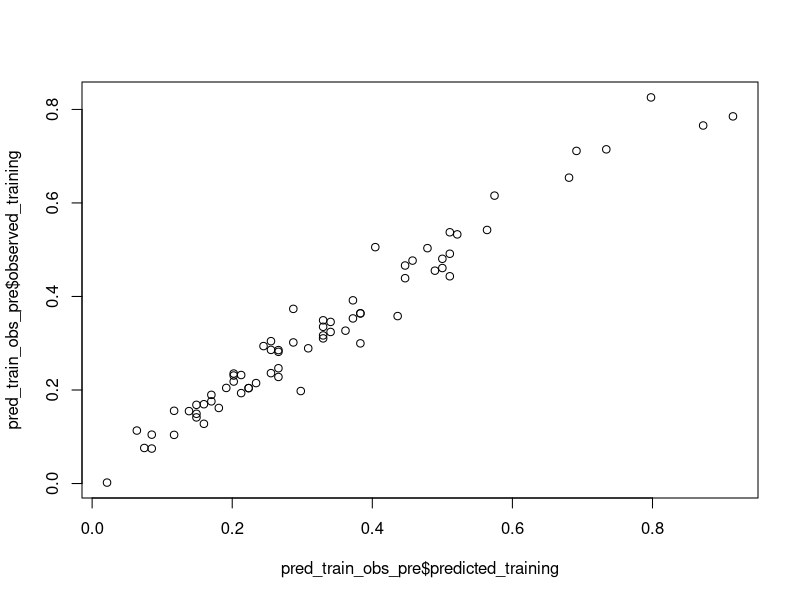
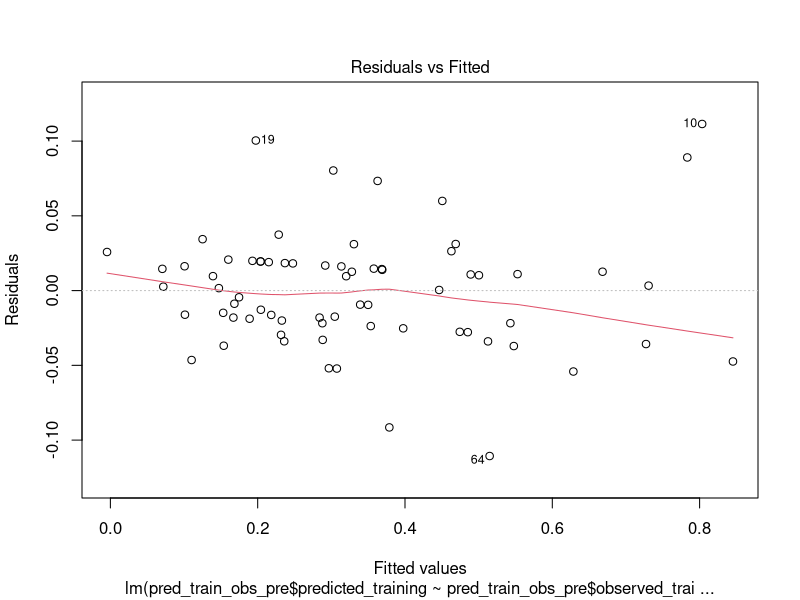
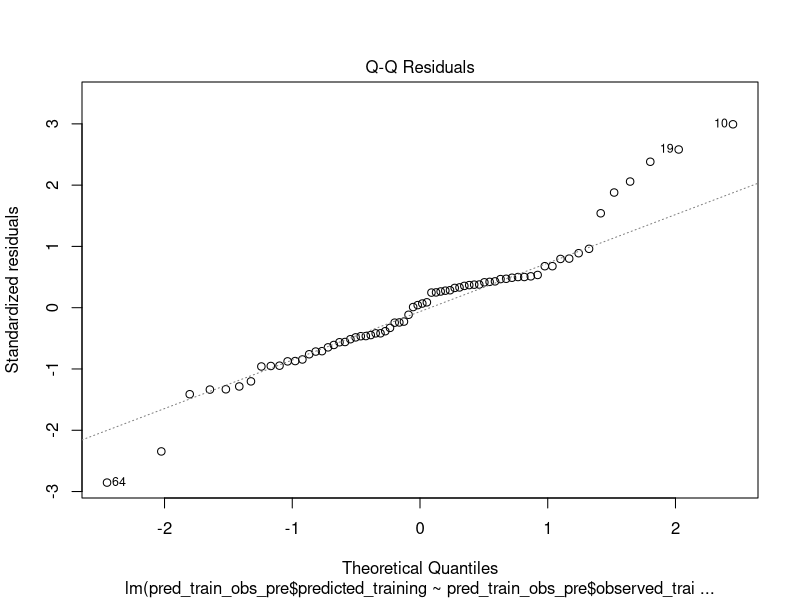
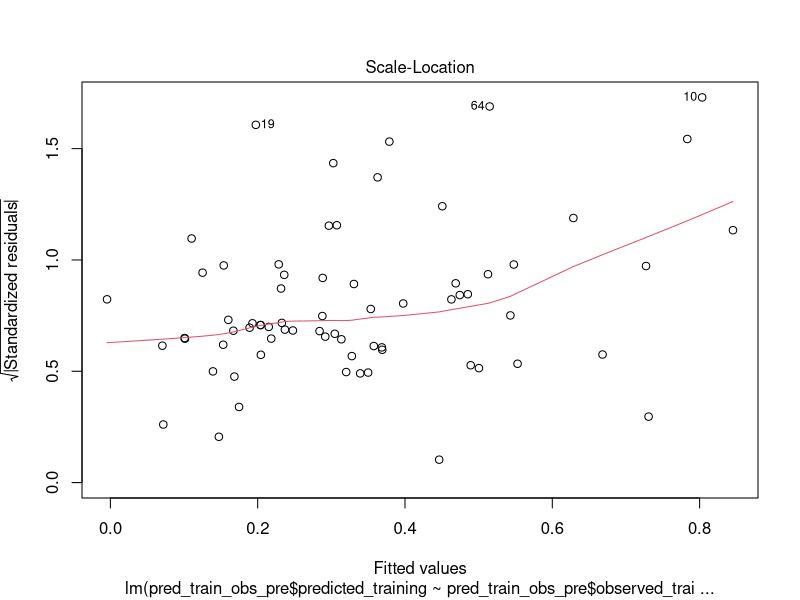
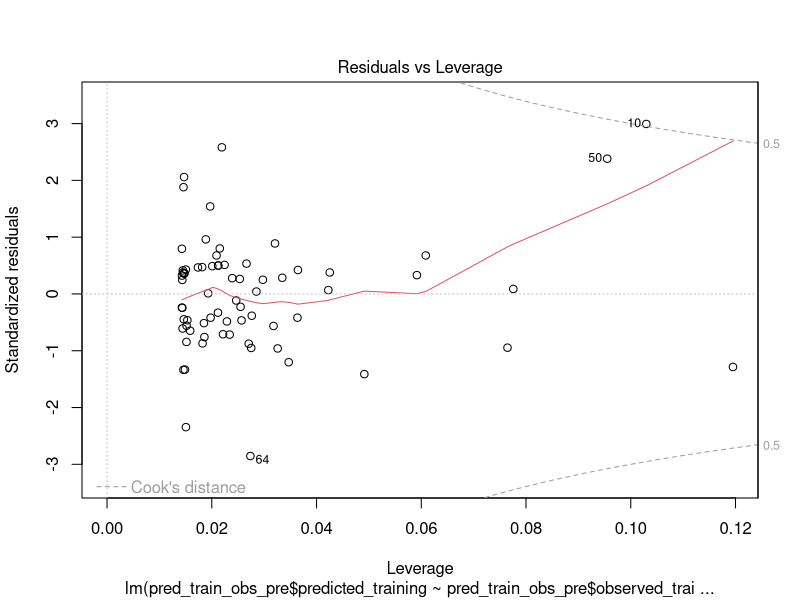
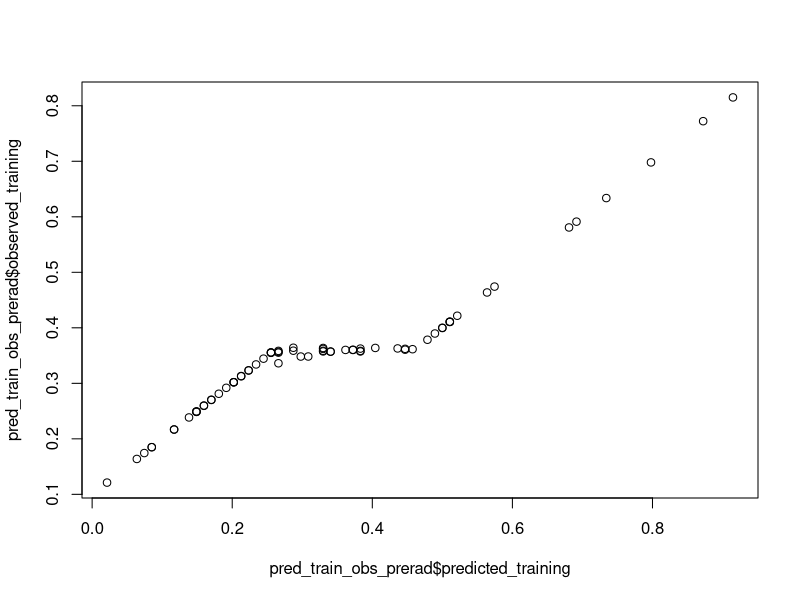
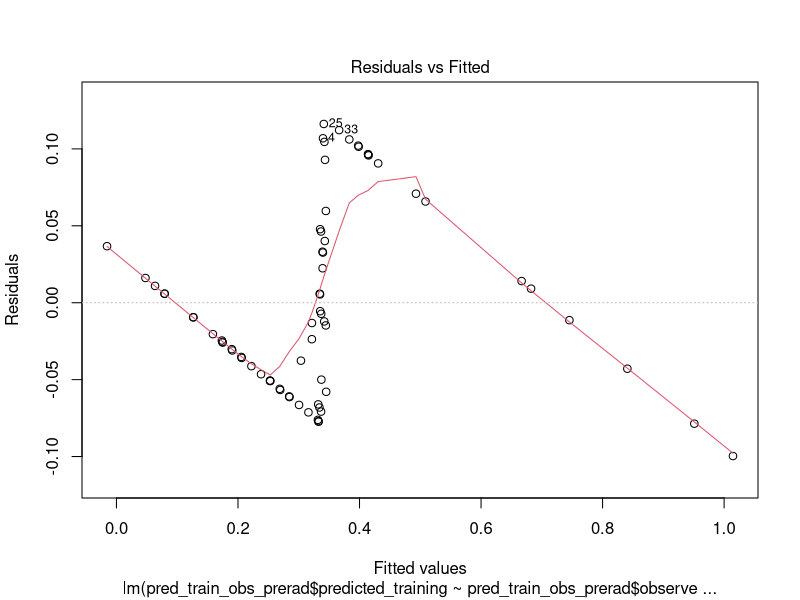
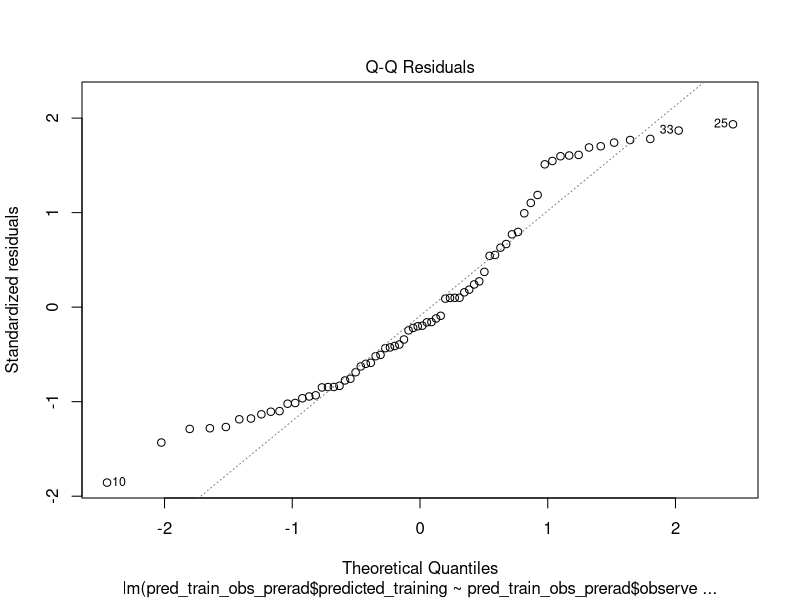

Recreate these plots in R, in order.
## ---- chunk 1
knitr::opts_chunk$set(echo = TRUE)
## ---- chunk 2
require(e1071)
goalsfor <- read.csv("GoalsForRESDATA2.csv")
str (goalsfor)

normalize <- function(x) {
  return((x - min(x)) / (max(x) - min(x)))
}

# SVM Linear
# .9913

goalsfor_norm <- as.data.frame(lapply(goalsfor, normalize))

goalsfor_train <- goalsfor_norm[2:71,]
goalsfor_test <- goalsfor_norm[72:101,]
goalsfor_predict <- goalsfor_norm[102:122,]

svmbestmodel <- svm(goalsfor_train$GF90~ ., data= goalsfor_train, kernel='linear', gamma=10)
summary(svmbestmodel)

predict_train = predict(svmbestmodel, newdata = goalsfor_train)
predict_train
pred_vs_obs_train <- as.data.frame(cbind(goalsfor_train$GF90, predict_train))
cor(pred_vs_obs_train)
summary(pred_vs_obs_train)


svmbestmodel_test <- svm(goalsfor_test$GF90~ ., data= goalsfor_test, kernel='linear', gamma=10)
summary(svmbestmodel_test)

predict_test = predict(svmbestmodel_test, newdata = goalsfor_test)
predict_test
pred_vs_obs_test <- as.data.frame(cbind(goalsfor_test$GF90, predict_test))
cor(pred_vs_obs_test)
summary(pred_vs_obs_test)

pred_train <- as.data.frame(pred_vs_obs_train)
pred_train_obs_pre <- as.data.frame(cbind(pred_train, goalsfor_train$GF90))
colnames(pred_train_obs_pre) <- c("predicted_training", "observed_training")
#write.csv(pred_train_obs_pre, "observed_predicted_training.csv")
plot(pred_train_obs_pre$predicted_training, pred_train_obs_pre$observed_training)
fit <- lm(pred_train_obs_pre$predicted_training ~ pred_train_obs_pre$observed_training)
plot(fit)

## ---- chunk 3
# SVM Radial
# .9616
goalsfor_normrad <- as.data.frame(lapply(goalsfor, normalize))

goalsfor_trainrad <- goalsfor_normrad[2:71,]
goalsfor_testrad <- goalsfor_normrad[72:101,]
goalsfor_predictrad <- goalsfor_normrad[102:122,]

svmbestmodelrad <- svm(goalsfor_trainrad$GF90~ ., data= goalsfor_trainrad, kernel='radial', gamma=10, scale = F)
summary(svmbestmodelrad)

predict_trainrad = predict(svmbestmodelrad, newdata = goalsfor_trainrad)
predict_trainrad
pred_vs_obs_trainrad <- as.data.frame(cbind(goalsfor_trainrad$GF90, predict_trainrad))
cor(pred_vs_obs_trainrad)
summary(pred_vs_obs_trainrad)


svmbestmodel_testrad <- svm(goalsfor_testrad$GF90~ ., data= goalsfor_testrad, kernel='radial', gamma=10, scale=F)
summary(svmbestmodel_testrad)

predict_testrad = predict(svmbestmodel_testrad, newdata = goalsfor_testrad)
predict_testrad
pred_vs_obs_testrad <- as.data.frame(cbind(goalsfor_testrad$GF90, predict_testrad))
cor(pred_vs_obs_testrad)
summary(pred_vs_obs_testrad)

pred_trainrad <- as.data.frame(pred_vs_obs_trainrad)
pred_train_obs_prerad <- as.data.frame(cbind(pred_trainrad, goalsfor_trainrad$GF90))
colnames(pred_train_obs_prerad) <- c("predicted_training", "observed_training")
#write.csv(pred_train_obs_pre, "observed_predicted_training.csv")
plot(pred_train_obs_prerad$predicted_training, pred_train_obs_prerad$observed_training)
fit <- lm(pred_train_obs_prerad$predicted_training ~ pred_train_obs_prerad$observed_training)
plot(fit)
## ---- chunk 4
# SVM Sigmoid
# .9035
goalsfor_normsig <- as.data.frame(lapply(goalsfor, normalize))

goalsfor_trainsig <- goalsfor_normsig[2:71,]
goalsfor_testsig <- goalsfor_normsig[72:101,]
goalsfor_predictsig <- goalsfor_normsig[102:122,]

svmbestmodelsig <- svm(goalsfor_trainsig$GF90~ ., data= goalsfor_trainsig, kernel='sigmoid', epsilon = 1, cost = 1)
summary(svmbestmodelsig)

predict_trainsig = predict(svmbestmodelsig, newdata = goalsfor_trainsig)
predict_trainsig
pred_vs_obs_trainsig <- as.data.frame(cbind(goalsfor_trainsig$GF90, predict_trainsig))
cor(pred_vs_obs_trainsig)
summary(pred_vs_obs_trainsig)


svmbestmodel_testsig <- svm(goalsfor_testsig$GF90~ ., data= goalsfor_testsig, kernel='sigmoid', epsilon = 1, cost = 1)
summary(svmbestmodel_testsig)

predict_testsig = predict(svmbestmodel_testsig, newdata = goalsfor_testsig)
predict_testsig
pred_vs_obs_testsig <- as.data.frame(cbind(goalsfor_testsig$GF90, predict_testsig))
cor(pred_vs_obs_testsig)
summary(pred_vs_obs_testsig)

pred_trainsig <- as.data.frame(pred_vs_obs_trainsig)
pred_train_obs_presig <- as.data.frame(cbind(pred_trainsig, goalsfor_trainsig$GF90))
colnames(pred_train_obs_presig) <- c("predicted_training", "observed_training")
#write.csv(pred_train_obs_pre, "observed_predicted_training.csv")
plot(pred_train_obs_presig$predicted_training, pred_train_obs_presig$observed_training)
fit <- lm(pred_train_obs_presig$predicted_training ~ pred_train_obs_presig$observed_training)
plot(fit)
## ---- chunk 5
# SVM Polynomial
# .9956
goalsfor_normpol <- as.data.frame(lapply(goalsfor, normalize))

goalsfor_trainpol <- goalsfor_normpol[2:71,]
goalsfor_testpol <- goalsfor_normpol[72:101,]
goalsfor_predictpol <- goalsfor_normpol[102:122,]

svmbestmodelpol <- svm(goalsfor_trainpol$GF90~ ., data= goalsfor_trainpol, kernel='polynomial', gamma = 10)
summary(svmbestmodelpol)

predict_trainpol = predict(svmbestmodelpol, newdata = goalsfor_trainpol)
predict_trainpol
pred_vs_obs_trainpol <- as.data.frame(cbind(goalsfor_trainpol$GF90, predict_trainpol))
cor(pred_vs_obs_trainpol)
summary(pred_vs_obs_trainpol)


svmbestmodel_testpol <- svm(goalsfor_testpol$GF90~ ., data= goalsfor_testpol, kernel='polynomial', gamma = 10)
summary(svmbestmodel_testpol)

predict_testpol = predict(svmbestmodel_testpol, newdata = goalsfor_testpol)
predict_testpol
pred_vs_obs_testpol <- as.data.frame(cbind(goalsfor_testpol$GF90, predict_testpol))
cor(pred_vs_obs_testpol)
summary(pred_vs_obs_testpol)

pred_trainpol <- as.data.frame(pred_vs_obs_trainpol)
pred_train_obs_prepol <- as.data.frame(cbind(pred_trainpol, goalsfor_trainpol$GF90))
colnames(pred_train_obs_prepol) <- c("predicted_training", "observed_training")
#write.csv(pred_train_obs_pre, "observed_predicted_training.csv")
plot(pred_train_obs_prepol$predicted_training, pred_train_obs_prepol$observed_training)
fit <- lm(pred_train_obs_prepol$predicted_training ~ pred_train_obs_prepol$observed_training)
plot(fit)
